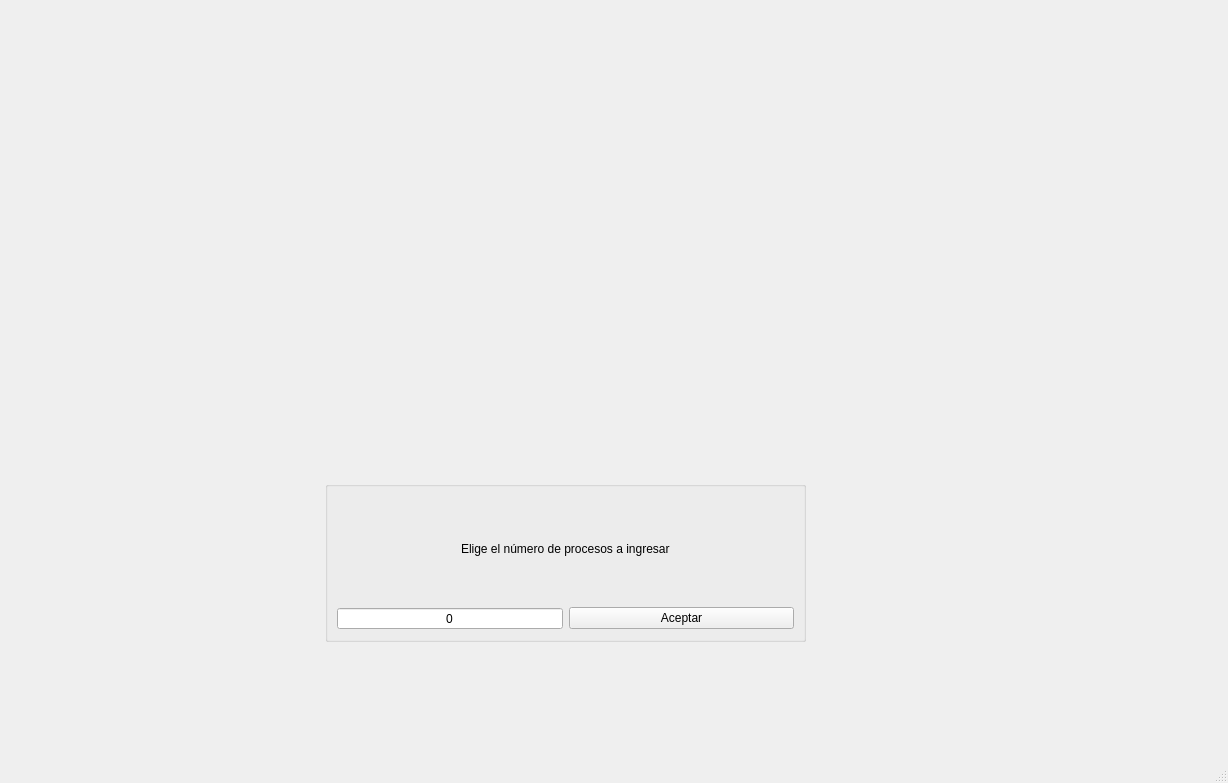
<?xml version="1.0" encoding="UTF-8"?>
<ui version="4.0">
 <class>MainWindow</class>
 <widget class="QMainWindow" name="MainWindow">
  <property name="geometry">
   <rect>
    <x>0</x>
    <y>0</y>
    <width>1228</width>
    <height>783</height>
   </rect>
  </property>
  <property name="windowTitle">
   <string>MainWindow</string>
  </property>
  <widget class="QWidget" name="centralwidget">
   <widget class="QWidget" name="layoutWidget">
    <property name="geometry">
     <rect>
      <x>15</x>
      <y>1</y>
      <width>1191</width>
      <height>731</height>
     </rect>
    </property>
    <layout class="QGridLayout" name="gridLayout">
     <item row="0" column="0">
      <widget class="QStackedWidget" name="MainQSW">
       <property name="currentIndex">
        <number>0</number>
       </property>
       <widget class="QWidget" name="NProcesosQSW">
        <widget class="QGroupBox" name="groupBox">
         <property name="geometry">
          <rect>
           <x>310</x>
           <y>480</y>
           <width>481</width>
           <height>161</height>
          </rect>
         </property>
         <property name="title">
          <string/>
         </property>
         <layout class="QGridLayout" name="gridLayout_3">
          <item row="0" column="0" colspan="2" alignment="Qt::AlignHCenter">
           <widget class="QLabel" name="label">
            <property name="text">
             <string>Elige el número de procesos a ingresar</string>
            </property>
           </widget>
          </item>
          <item row="1" column="0">
           <widget class="QSpinBox" name="NProcesosQSB">
            <property name="alignment">
             <set>Qt::AlignCenter</set>
            </property>
            <property name="buttonSymbols">
             <enum>QAbstractSpinBox::NoButtons</enum>
            </property>
            <property name="accelerated">
             <bool>false</bool>
            </property>
            <property name="minimum">
             <number>0</number>
            </property>
            <property name="maximum">
             <number>999</number>
            </property>
           </widget>
          </item>
          <item row="1" column="1">
           <widget class="QPushButton" name="Aceptar">
            <property name="text">
             <string>Aceptar</string>
            </property>
           </widget>
          </item>
         </layout>
        </widget>
        <widget class="QLabel" name="label_3">
         <property name="geometry">
          <rect>
           <x>330</x>
           <y>30</y>
           <width>401</width>
           <height>401</height>
          </rect>
         </property>
         <property name="text">
          <string/>
         </property>
         <property name="pixmap">
          <pixmap resource="Img.qrc">:/images/logo.png</pixmap>
         </property>
         <property name="scaledContents">
          <bool>true</bool>
         </property>
        </widget>
       </widget>
       <widget class="QWidget" name="EjecProcesosQSW">
        <widget class="QTableWidget" name="PendientesQTV">
         <property name="geometry">
          <rect>
           <x>10</x>
           <y>270</y>
           <width>291</width>
           <height>431</height>
          </rect>
         </property>
         <attribute name="horizontalHeaderDefaultSectionSize">
          <number>180</number>
         </attribute>
         <attribute name="horizontalHeaderStretchLastSection">
          <bool>true</bool>
         </attribute>
         <column>
          <property name="text">
           <string>ID</string>
          </property>
          <property name="textAlignment">
           <set>AlignCenter</set>
          </property>
         </column>
         <column>
          <property name="text">
           <string>TME</string>
          </property>
          <property name="textAlignment">
           <set>AlignCenter</set>
          </property>
         </column>
         <column>
          <property name="text">
           <string>TT</string>
          </property>
          <property name="textAlignment">
           <set>AlignCenter</set>
          </property>
         </column>
        </widget>
        <widget class="QLabel" name="NoProcPenQL">
         <property name="geometry">
          <rect>
           <x>10</x>
           <y>10</y>
           <width>331</width>
           <height>21</height>
          </rect>
         </property>
         <property name="text">
          <string>Número de procesos nuevos:</string>
         </property>
        </widget>
        <widget class="QLineEdit" name="NoProcPendientesQLE">
         <property name="geometry">
          <rect>
           <x>340</x>
           <y>10</y>
           <width>81</width>
           <height>24</height>
          </rect>
         </property>
         <property name="alignment">
          <set>Qt::AlignCenter</set>
         </property>
         <property name="readOnly">
          <bool>true</bool>
         </property>
        </widget>
        <widget class="QLabel" name="LoteEjecQL">
         <property name="geometry">
          <rect>
           <x>60</x>
           <y>240</y>
           <width>181</width>
           <height>21</height>
          </rect>
         </property>
         <property name="text">
          <string>Procesos Listos:</string>
         </property>
        </widget>
        <widget class="QLabel" name="ProcTerml">
         <property name="geometry">
          <rect>
           <x>840</x>
           <y>240</y>
           <width>211</width>
           <height>21</height>
          </rect>
         </property>
         <property name="text">
          <string>Procesos terminados:</string>
         </property>
        </widget>
        <widget class="QWidget" name="verticalLayoutWidget">
         <property name="geometry">
          <rect>
           <x>10</x>
           <y>50</y>
           <width>1121</width>
           <height>161</height>
          </rect>
         </property>
         <layout class="QVBoxLayout" name="verticalLayout">
          <item>
           <widget class="QLabel" name="LoteEjecQL_2">
            <property name="minimumSize">
             <size>
              <width>0</width>
              <height>30</height>
             </size>
            </property>
            <property name="maximumSize">
             <size>
              <width>16777215</width>
              <height>30</height>
             </size>
            </property>
            <property name="text">
             <string>Proceso Actual:</string>
            </property>
            <property name="alignment">
             <set>Qt::AlignCenter</set>
            </property>
           </widget>
          </item>
          <item>
           <layout class="QHBoxLayout" name="horizontalLayout_5">
            <item>
             <widget class="QLabel" name="IDActualQL">
              <property name="maximumSize">
               <size>
                <width>60</width>
                <height>40</height>
               </size>
              </property>
              <property name="text">
               <string>ID:</string>
              </property>
             </widget>
            </item>
            <item>
             <widget class="QLineEdit" name="IDActualQLE">
              <property name="maximumSize">
               <size>
                <width>80</width>
                <height>24</height>
               </size>
              </property>
              <property name="alignment">
               <set>Qt::AlignCenter</set>
              </property>
              <property name="readOnly">
               <bool>true</bool>
              </property>
             </widget>
            </item>
            <item>
             <widget class="QLabel" name="OperacionActualQL">
              <property name="maximumSize">
               <size>
                <width>110</width>
                <height>16777215</height>
               </size>
              </property>
              <property name="text">
               <string>Operación:</string>
              </property>
             </widget>
            </item>
            <item>
             <widget class="QLineEdit" name="OperacionActualQLE">
              <property name="maximumSize">
               <size>
                <width>800</width>
                <height>24</height>
               </size>
              </property>
              <property name="alignment">
               <set>Qt::AlignCenter</set>
              </property>
              <property name="readOnly">
               <bool>true</bool>
              </property>
             </widget>
            </item>
           </layout>
          </item>
          <item>
           <layout class="QHBoxLayout" name="horizontalLayout">
            <item>
             <widget class="QLabel" name="TMEQL">
              <property name="maximumSize">
               <size>
                <width>50</width>
                <height>40</height>
               </size>
              </property>
              <property name="text">
               <string>TME:</string>
              </property>
             </widget>
            </item>
            <item>
             <widget class="QLineEdit" name="TMEActualQLE">
              <property name="maximumSize">
               <size>
                <width>180</width>
                <height>24</height>
               </size>
              </property>
              <property name="alignment">
               <set>Qt::AlignCenter</set>
              </property>
              <property name="readOnly">
               <bool>true</bool>
              </property>
             </widget>
            </item>
            <item>
             <widget class="QLabel" name="TiempoRestanteQL">
              <property name="maximumSize">
               <size>
                <width>50</width>
                <height>16777215</height>
               </size>
              </property>
              <property name="text">
               <string>TR:</string>
              </property>
              <property name="alignment">
               <set>Qt::AlignCenter</set>
              </property>
             </widget>
            </item>
            <item>
             <widget class="QLineEdit" name="TiempoRestanteQLE">
              <property name="maximumSize">
               <size>
                <width>200</width>
                <height>24</height>
               </size>
              </property>
              <property name="alignment">
               <set>Qt::AlignCenter</set>
              </property>
              <property name="readOnly">
               <bool>true</bool>
              </property>
             </widget>
            </item>
            <item>
             <widget class="QLabel" name="TiempoTranscurridoQL">
              <property name="maximumSize">
               <size>
                <width>50</width>
                <height>16777215</height>
               </size>
              </property>
              <property name="text">
               <string>TT:</string>
              </property>
              <property name="alignment">
               <set>Qt::AlignCenter</set>
              </property>
             </widget>
            </item>
            <item>
             <widget class="QLineEdit" name="TiempoTranscurridoQLE">
              <property name="maximumSize">
               <size>
                <width>16777215</width>
                <height>24</height>
               </size>
              </property>
              <property name="alignment">
               <set>Qt::AlignCenter</set>
              </property>
              <property name="readOnly">
               <bool>true</bool>
              </property>
             </widget>
            </item>
           </layout>
          </item>
         </layout>
        </widget>
        <widget class="QLabel" name="ContadorQL">
         <property name="geometry">
          <rect>
           <x>440</x>
           <y>10</y>
           <width>121</width>
           <height>21</height>
          </rect>
         </property>
         <property name="text">
          <string>Contador:</string>
         </property>
         <property name="alignment">
          <set>Qt::AlignCenter</set>
         </property>
        </widget>
        <widget class="QLineEdit" name="ContadorQLE">
         <property name="geometry">
          <rect>
           <x>560</x>
           <y>10</y>
           <width>81</width>
           <height>24</height>
          </rect>
         </property>
         <property name="alignment">
          <set>Qt::AlignCenter</set>
         </property>
         <property name="readOnly">
          <bool>true</bool>
         </property>
        </widget>
        <widget class="QTableWidget" name="ProcTerminadosQTW">
         <property name="geometry">
          <rect>
           <x>710</x>
           <y>270</y>
           <width>421</width>
           <height>431</height>
          </rect>
         </property>
         <attribute name="horizontalHeaderStretchLastSection">
          <bool>true</bool>
         </attribute>
         <column>
          <property name="text">
           <string>ID</string>
          </property>
          <property name="textAlignment">
           <set>AlignCenter</set>
          </property>
         </column>
         <column>
          <property name="text">
           <string>Operacion</string>
          </property>
          <property name="textAlignment">
           <set>AlignCenter</set>
          </property>
         </column>
         <column>
          <property name="text">
           <string>Resultado</string>
          </property>
          <property name="textAlignment">
           <set>AlignCenter</set>
          </property>
         </column>
        </widget>
        <widget class="QLabel" name="ProcBloqueadosQL">
         <property name="geometry">
          <rect>
           <x>390</x>
           <y>240</y>
           <width>221</width>
           <height>31</height>
          </rect>
         </property>
         <property name="maximumSize">
          <size>
           <width>16777215</width>
           <height>60</height>
          </size>
         </property>
         <property name="text">
          <string>Procesos Bloqueados:</string>
         </property>
        </widget>
        <widget class="QTableWidget" name="BloqueadosQTW">
         <property name="geometry">
          <rect>
           <x>340</x>
           <y>270</y>
           <width>331</width>
           <height>431</height>
          </rect>
         </property>
         <attribute name="horizontalHeaderStretchLastSection">
          <bool>true</bool>
         </attribute>
         <column>
          <property name="text">
           <string>ID</string>
          </property>
          <property name="textAlignment">
           <set>AlignCenter</set>
          </property>
         </column>
         <column>
          <property name="text">
           <string>Tiempo Bloqueado</string>
          </property>
          <property name="textAlignment">
           <set>AlignCenter</set>
          </property>
         </column>
        </widget>
        <widget class="QPushButton" name="VerTiemposQPB">
         <property name="enabled">
          <bool>false</bool>
         </property>
         <property name="geometry">
          <rect>
           <x>980</x>
           <y>0</y>
           <width>151</width>
           <height>41</height>
          </rect>
         </property>
         <property name="text">
          <string>Ver Tiempos</string>
         </property>
        </widget>
       </widget>
       <widget class="QWidget" name="page">
        <layout class="QGridLayout" name="gridLayout_4">
         <item row="0" column="0">
          <widget class="QTableWidget" name="TiemposQTW">
           <attribute name="horizontalHeaderShowSortIndicator" stdset="0">
            <bool>false</bool>
           </attribute>
           <attribute name="horizontalHeaderStretchLastSection">
            <bool>true</bool>
           </attribute>
           <column>
            <property name="text">
             <string>ID</string>
            </property>
            <property name="textAlignment">
             <set>AlignCenter</set>
            </property>
           </column>
           <column>
            <property name="text">
             <string>Operacion</string>
            </property>
            <property name="textAlignment">
             <set>AlignCenter</set>
            </property>
           </column>
           <column>
            <property name="text">
             <string>Resultado</string>
            </property>
            <property name="textAlignment">
             <set>AlignCenter</set>
            </property>
           </column>
           <column>
            <property name="text">
             <string>T Llegada</string>
            </property>
            <property name="textAlignment">
             <set>AlignCenter</set>
            </property>
           </column>
           <column>
            <property name="text">
             <string>T Finalizacion</string>
            </property>
            <property name="textAlignment">
             <set>AlignCenter</set>
            </property>
           </column>
           <column>
            <property name="text">
             <string>T Retorno</string>
            </property>
            <property name="textAlignment">
             <set>AlignCenter</set>
            </property>
           </column>
           <column>
            <property name="text">
             <string>T Respuesta</string>
            </property>
            <property name="textAlignment">
             <set>AlignCenter</set>
            </property>
           </column>
           <column>
            <property name="text">
             <string>T Espera</string>
            </property>
            <property name="textAlignment">
             <set>AlignCenter</set>
            </property>
           </column>
           <column>
            <property name="text">
             <string>T Servicio</string>
            </property>
            <property name="textAlignment">
             <set>AlignCenter</set>
            </property>
           </column>
          </widget>
         </item>
        </layout>
       </widget>
      </widget>
     </item>
    </layout>
   </widget>
  </widget>
  <widget class="QMenuBar" name="menubar">
   <property name="geometry">
    <rect>
     <x>0</x>
     <y>0</y>
     <width>1228</width>
     <height>20</height>
    </rect>
   </property>
  </widget>
  <widget class="QStatusBar" name="statusbar"/>
 </widget>
 <resources>
  <include location="Img.qrc"/>
 </resources>
 <connections/>
</ui>
